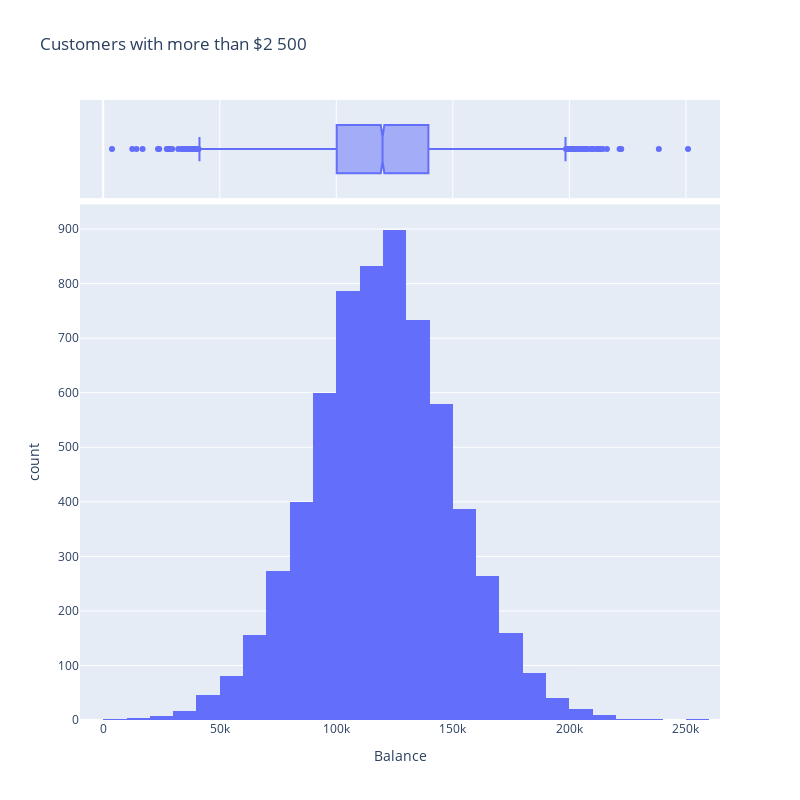

The cell this chart's notebook holds for it:
### Markdown cell above
### Task 9.2

### Code cell
data_92 = churn_data[churn_data['Balance'] > 2500]

fig = px.histogram(
    data_frame=data_92,
    x='Balance',
    nbins=25,
    width=800,
    height=800,
    marginal='box',
    title='Customers with more than $2 500'
)

fig.show()

### Figure 1 — Plotly figure (JSON) as saved in the notebook; plotly's stock layout.template omitted (floating-point values rounded to 4 significant figures; data arrays with more than 128 entries replaced by an {"elided": "..."} marker saying what was removed)
{"data": [{"alignmentgroup": "True", "bingroup": "x", "hovertemplate": "Balance=%{x}<br>count=%{y}<extra></extra>", "legendgroup": "", "marker": {"color": "#636efa", "pattern": {"shape": ""}}, "name": "", "nbinsx": 25, "offsetgroup": "", "orientation": "v", "showlegend": false, "type": "histogram", "x": {"elided": "6383 float values"}, "xaxis": "x", "yaxis": "y"}, {"alignmentgroup": "True", "hovertemplate": "Balance=%{x}<extra></extra>", "legendgroup": "", "marker": {"color": "#636efa"}, "name": "", "notched": true, "offsetgroup": "", "showlegend": false, "type": "box", "x": {"elided": "6383 float values"}, "xaxis": "x2", "yaxis": "y2"}], "layout": {"barmode": "relative", "height": 800, "legend": {"tracegroupgap": 0}, "title": {"text": "Customers with more than $2 500"}, "width": 800, "xaxis": {"anchor": "y", "domain": [0, 1], "title": {"text": "Balance"}}, "xaxis2": {"anchor": "y2", "domain": [0, 1], "matches": "x", "showgrid": true, "showticklabels": false}, "yaxis": {"anchor": "x", "domain": [0, 0.8316], "title": {"text": "count"}}, "yaxis2": {"anchor": "x2", "domain": [0.8416, 1], "matches": "y2", "showgrid": false, "showline": false, "showticklabels": false, "ticks": ""}}}
